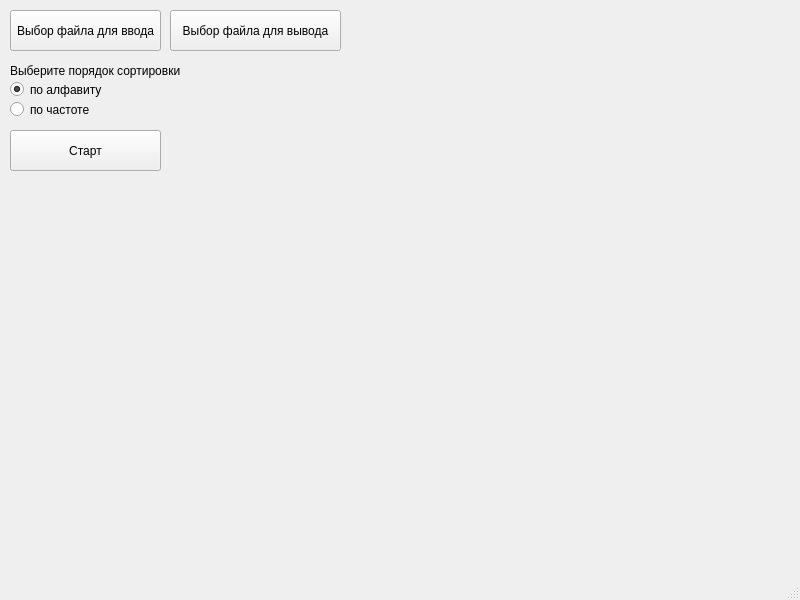
<?xml version="1.0" encoding="UTF-8"?>
<ui version="4.0">
 <class>MainWindow</class>
 <widget class="QMainWindow" name="MainWindow">
  <property name="geometry">
   <rect>
    <x>0</x>
    <y>0</y>
    <width>800</width>
    <height>600</height>
   </rect>
  </property>
  <property name="windowTitle">
   <string>MainWindow</string>
  </property>
  <widget class="QWidget" name="centralwidget">
   <widget class="QPushButton" name="loadFile">
    <property name="geometry">
     <rect>
      <x>10</x>
      <y>10</y>
      <width>151</width>
      <height>41</height>
     </rect>
    </property>
    <property name="text">
     <string>Выбор файла для ввода</string>
    </property>
   </widget>
   <widget class="QRadioButton" name="radioButton_alphabet">
    <property name="geometry">
     <rect>
      <x>10</x>
      <y>80</y>
      <width>161</width>
      <height>19</height>
     </rect>
    </property>
    <property name="text">
     <string>по алфавиту</string>
    </property>
    <property name="checked">
     <bool>true</bool>
    </property>
   </widget>
   <widget class="QRadioButton" name="radioButton_frequency_2">
    <property name="geometry">
     <rect>
      <x>10</x>
      <y>100</y>
      <width>161</width>
      <height>19</height>
     </rect>
    </property>
    <property name="text">
     <string>по частоте</string>
    </property>
   </widget>
   <widget class="QLabel" name="label">
    <property name="geometry">
     <rect>
      <x>10</x>
      <y>60</y>
      <width>171</width>
      <height>21</height>
     </rect>
    </property>
    <property name="text">
     <string>Выберите порядок сортировки:</string>
    </property>
   </widget>
   <widget class="QPushButton" name="outputButton">
    <property name="geometry">
     <rect>
      <x>170</x>
      <y>10</y>
      <width>171</width>
      <height>41</height>
     </rect>
    </property>
    <property name="text">
     <string>Выбор файла для вывода</string>
    </property>
   </widget>
   <widget class="QPushButton" name="startButton">
    <property name="geometry">
     <rect>
      <x>10</x>
      <y>130</y>
      <width>151</width>
      <height>41</height>
     </rect>
    </property>
    <property name="text">
     <string>Старт</string>
    </property>
   </widget>
  </widget>
  <widget class="QMenuBar" name="menubar">
   <property name="geometry">
    <rect>
     <x>0</x>
     <y>0</y>
     <width>800</width>
     <height>20</height>
    </rect>
   </property>
  </widget>
  <widget class="QStatusBar" name="statusbar"/>
 </widget>
 <resources/>
 <connections/>
</ui>
